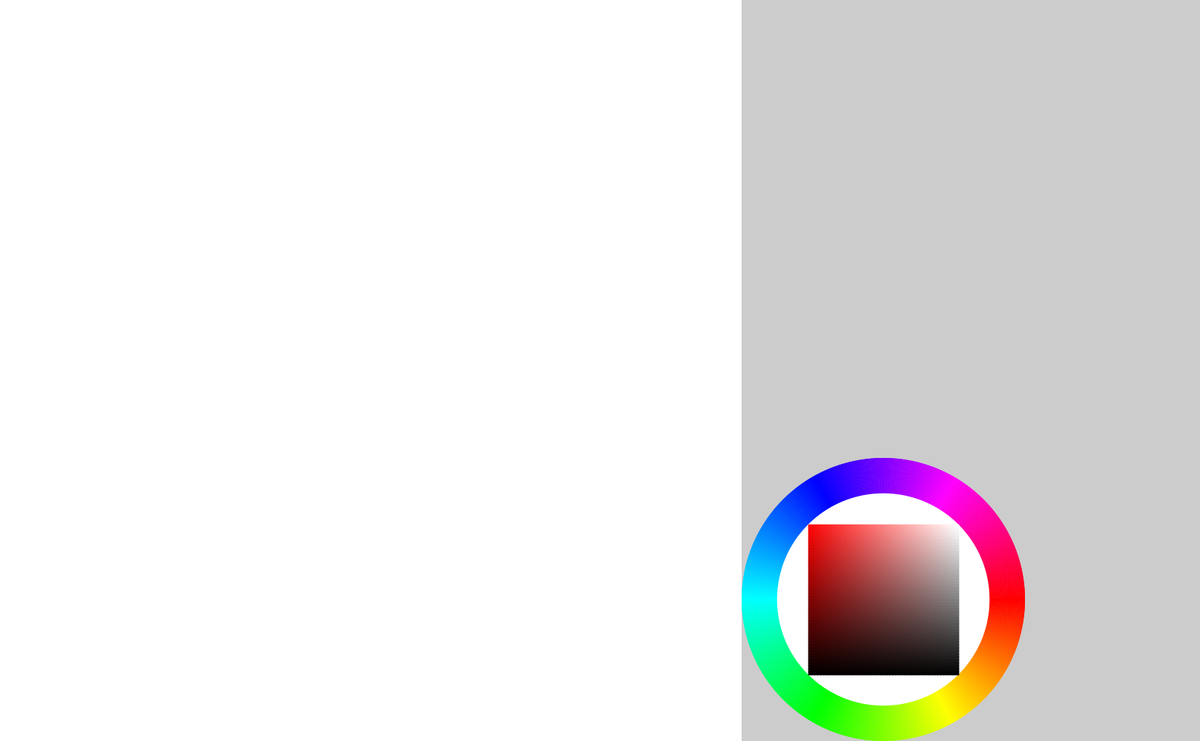
Frame 1 (no input)
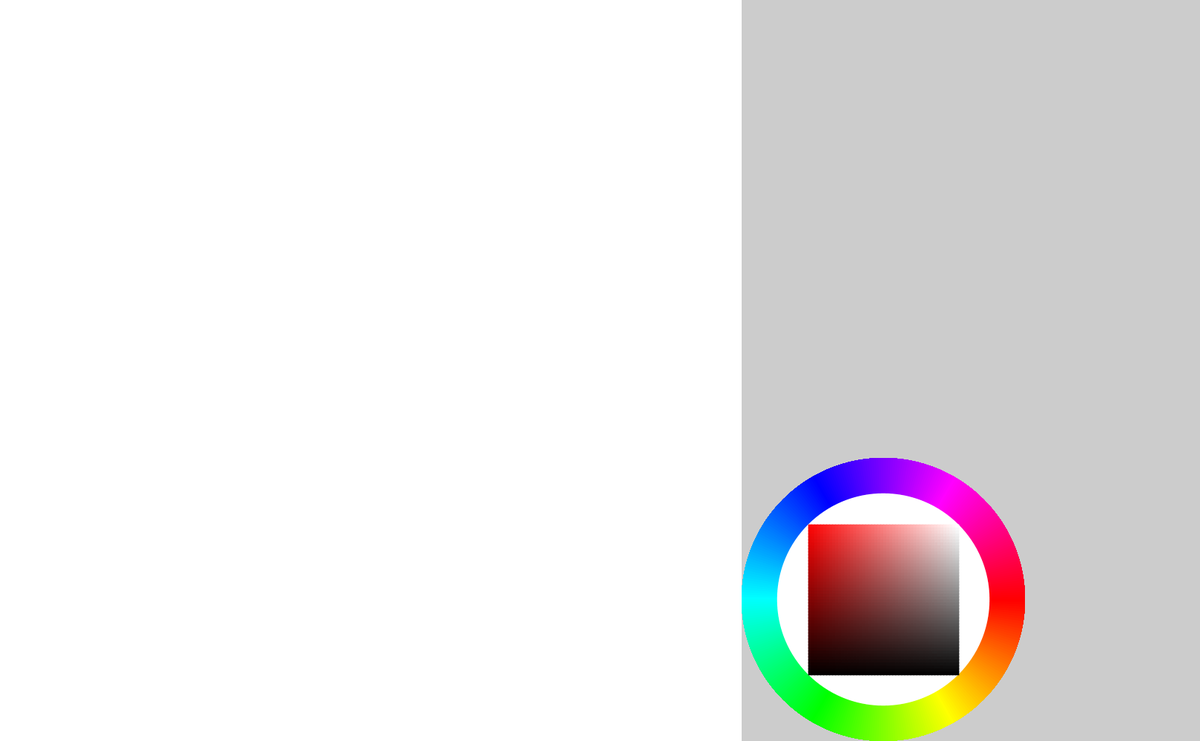
Frame 60 (the mouse pressed at the canvas centre just before this capture)
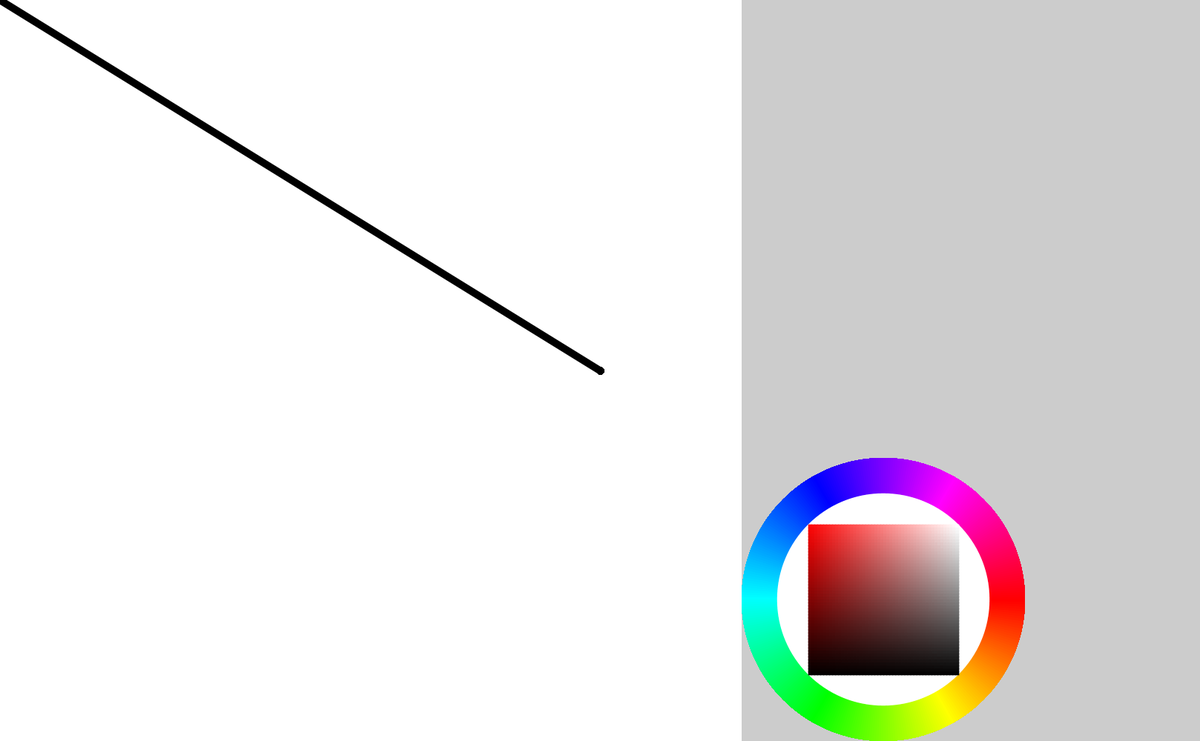
Frame 120 (the mouse held since frame 60 and released just before this capture)

The Processing sketch that drew these frames (run headless with seeded random() and noise(); from frame 60 on, the mouse is pressed at the canvas centre):

// Processing sketch: main_canvas
// ── main_canvas.pde
PGraphics canvas, pallet, tab01, tab02, tab03;
final float golden_ratio = 1.618;
final float circle_ratio = 0.75;

int size_height = 1000; //仕方ない
int lv01_golden = round(size_height*(golden_ratio-1)); // 618
// int lv01_golden = round(height*(golden_ratio-1)); // 62
int lv02_golden = round(lv01_golden*(golden_ratio-1)); // 382
int lv03_golden = round(lv02_golden*(golden_ratio-1)); // 236

void setup(){
  size(1618, 1000);
  colorMode(HSB, 360, 100, 100);

  // println(lv01_golden);
  // println(circle_ratio);

  makeWindow();
  makeCanvas(canvas);
  makeColorpallet(pallet);
  makeWindow_show();
}

void makeWindow(){
  canvas = createGraphics(height, height);
  pallet = createGraphics(lv02_golden, lv02_golden);
  tab01 = createGraphics(lv02_golden/2, lv01_golden);
  tab02 = createGraphics(lv02_golden/2, lv01_golden);
  tab03 = createGraphics(lv03_golden, height);
}

void makeCanvas(PGraphics ff){
  ff.beginDraw();
  ff.background(255);
  ff.endDraw();
}

void makeColorpallet(PGraphics gg){
  int squareOneSide = gg.height;
  float large_r = squareOneSide/2;
  float small_r = (large_r)*circle_ratio;

  gg.beginDraw();
  gg.colorMode(HSB, 360, 100, 100);
  gg.pushMatrix();
  gg.translate(large_r, large_r);

  makeColorpallet_draw01(gg, large_r, small_r);
  makeColorpallet_draw02(gg, small_r, 0);
  //gg.popMatrix();
  gg.endDraw();
}

void makeColorpallet_draw01(PGraphics gg, float r01, float r02){
  float on_rad = TWO_PI/360;
  gg.noStroke();
  for(int i = 0; i < 360; i++){
    gg.fill(i, 100, 100);
    gg.arc(0, 0, r01*2, r01*2, i*on_rad, (i+1)*on_rad);
  }
  gg.fill(0, 0, 100);
  gg.ellipse(0, 0, r02*2, r02*2);
}

void makeColorpallet_draw02(PGraphics gg, float r02, float color_hue){
  int separate = 50;
  float separate_squareOneSide = r02*(1/sqrt(2))*2/separate; // 1マスの辺
  float start_separate_coordinate = -r02*(1/sqrt(2)); // スタートの座標
  //gg.strokeWeight(100);
  //gg.rect(start_separate_coordinate, start_separate_coordinate, r02*(1/sqrt(2))*2, r02*(1/sqrt(2))*2);
  gg.noStroke();
  for(int i = 0; i < separate; i++){
    for(int j = 0; j < separate; j++){
      float change_saturation = 100*(i+1)/separate;
      float change_brightness = 100*(j+0)/separate;
      gg.fill(color_hue, abs(100-change_saturation), abs(100-change_brightness));
      gg.rect(start_separate_coordinate + separate_squareOneSide*i, start_separate_coordinate + separate_squareOneSide*j, separate_squareOneSide + 1, separate_squareOneSide + 1); // 縦書いて横に伸ばす
    }
  }
}

void makeWindow_show(){
  image(canvas, 0, 0);
  image(pallet, height, lv01_golden);
  image(tab01, height, 0);
  image(tab02, height+lv02_golden/2, 0);
  image(tab03, height+lv02_golden, 0);
}

void draw(){
  color selectColor = color(0, 0, 0);
  if (mousePressed){
    float x = mouseX, y = mouseY;
    float gg_pallet_center_x = height + lv02_golden/2;
    float gg_pallet_center_y = lv01_golden + lv02_golden/2;
    float gg_pallet_squareOneSide = (1/sqrt(2))*circle_ratio*lv02_golden/2;
    if (gg_pallet_center_x - gg_pallet_squareOneSide < x
    && x < gg_pallet_center_x + gg_pallet_squareOneSide
    && gg_pallet_center_y - gg_pallet_squareOneSide < y
    && y < gg_pallet_center_y + gg_pallet_squareOneSide){
      selectColor = get(round(x), round(y));
      // println("color", hue(selectColor), saturation(selectColor), brightness(selectColor));
    }
    if (circle_ratio*lv02_golden/2 < dist(x, y, gg_pallet_center_x, gg_pallet_center_y)
    && dist(x, y, gg_pallet_center_x, gg_pallet_center_y) < lv02_golden/2){
      selectColor = get(round(x), round(y));
      // println("color", hue(selectColor), saturation(selectColor), brightness(selectColor));
      pallet.beginDraw();
      pallet.translate(lv02_golden/2, lv02_golden/2);
      makeColorpallet_draw02(pallet, circle_ratio*lv02_golden/2, hue(selectColor));
      pallet.endDraw();
    }
    if (x < height && y <height){
      strokeWeight(10);
      stroke(selectColor);
      line(mouseX, mouseY, pmouseX, pmouseY);
    }
  }
  image(pallet, height, lv01_golden);
}
